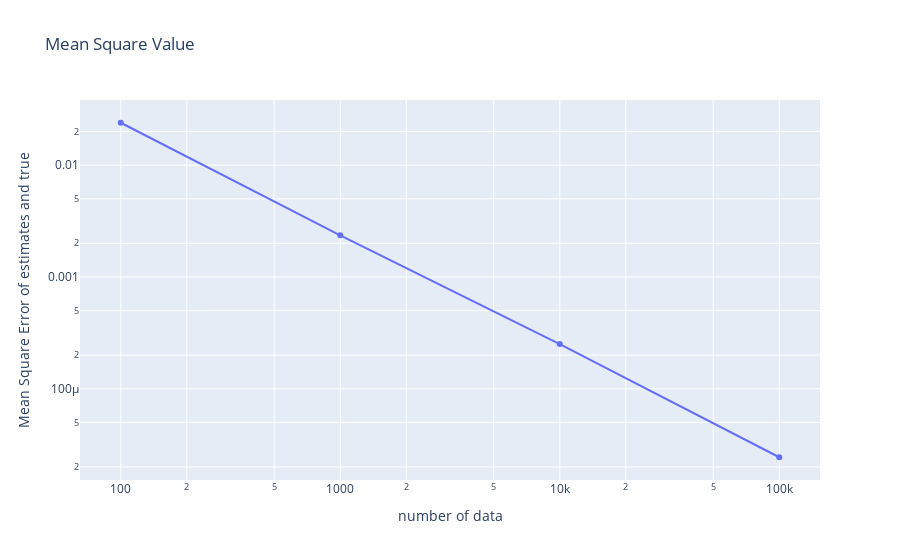

This figure's notebook cell:
### Code cell
print("on_para_eq_constraint=False")
mses_linear, stds_linear, comp_time_linear = data_analysis.convert_to_series(param_linear_est_linear, true_object)
data_analysis.show_mse(num_data, mses_linear)

### Figure 1 — Plotly figure (JSON) as saved in the notebook; plotly's stock layout.template omitted (floating-point values rounded to 4 significant figures)
{"data": [{"mode": "lines+markers", "type": "scatter", "x": [100, 1000, 10000, 100000], "y": [0.02395, 0.002358, 0.0002512, 2.44e-05]}], "layout": {"title": {"text": "Mean Square Value"}, "xaxis": {"title": {"text": "number of data"}, "type": "log"}, "yaxis": {"title": {"text": "Mean Square Error of estimates and true"}, "type": "log"}}}
